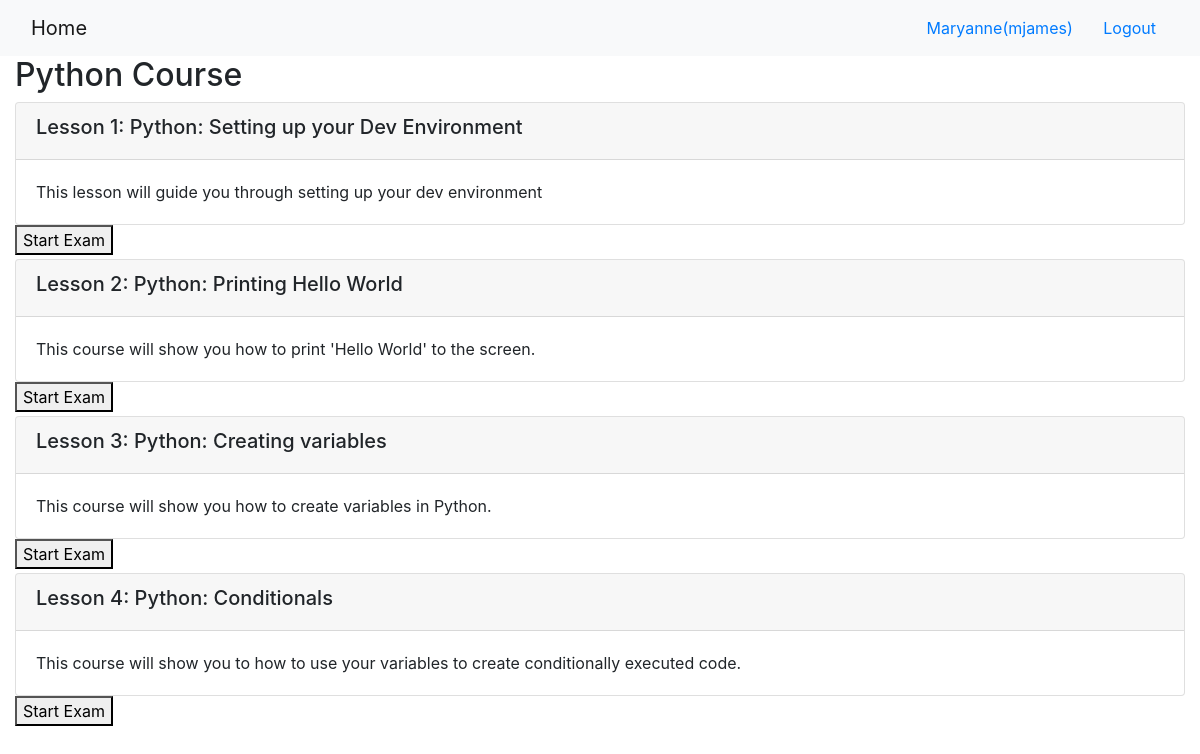
The app's page /onlinecourse/1/ (signed in) with its own data.
### onlinecourse/models.py (models this page shows, shortened)
class Course(models.Model):
    name = models.CharField(null=False, max_length=30, default='online course')
    image = models.ImageField(upload_to='course_images/')
    description = models.CharField(max_length=1000)
    pub_date = models.DateField(null=True)
    instructors = models.ManyToManyField(Instructor)
    users = models.ManyToManyField(settings.AUTH_USER_MODEL, through='Enrollment')
    total_enrollment = models.IntegerField(default=0)
    is_enrolled = False

class Lesson(models.Model):
    title = models.CharField(max_length=200, default="title")
    order = models.IntegerField(default=0)
    course = models.ForeignKey(Course, on_delete=models.CASCADE)
    content = models.TextField()

### onlinecourse/views.py (the view)
# urls.py: path('<int:pk>/', views.CourseDetailView.as_view(), name='course_details'),
class CourseDetailView(generic.DetailView):
    model = Course
    template_name = 'onlinecourse/course_detail_bootstrap.html'

### onlinecourse/templates/onlinecourse/course_detail_bootstrap.html (shortened to what this page needs)
<!DOCTYPE html>
<html lang="en">
<head>
     {% load static %}
    <link rel="stylesheet" href="https://maxcdn.bootstrapcdn.com/bootstrap/4.5.2/css/bootstrap.min.css">
</head>
<body>
    <nav class="navbar navbar-light bg-light">
        <div class="container-fluid">
            <div class="navbar-header">
                  <a class="navbar-brand" href="{% url 'onlinecourse:index' %}">Home</a>
            </div>
            <ul class="nav navbar-nav navbar-right">
                {% if user.is_authenticated %}
                <li>
                    <a class="btn btn-link" href="#">{{ user.first_name }}({{ user.username }})</a>
                    <a class="btn btn-link" href="{% url 'onlinecourse:logout' %}">Logout</a>
                </li>
                {% endif %}
            </ul>
        </div>
    </nav>
    <div class="container-fluid">
            <h2>{{ course.name }}</h2>
            <div class="card-columns-vertical">
                {% for lesson in course.lesson_set.all %}
                    <div class="card mt-1">
                        <div class="card-header"><h5>Lesson {{lesson.order|add:1}}: {{lesson.title}}</h5></div>
                        <div class="card-body">{{lesson.content}}</div>
                    </div>
                    {% if user.is_authenticated %}
                        <button data-toggle="collapse" data-target="#exam_{{lesson.order}}">Start Exam</button>
                    {% endif %}
                {% endfor %}
            </div>
    </div>
</body>
</html>

### records on screen
Course: name "Python Course"
Lesson: order|add "1", title "Python: Setting up your Dev Environment", content "This lesson will guide you through setting up your dev environment"
Lesson: order|add "2", title "Python: Printing Hello World", content "This course will show you how to print 'Hello World' to the screen."
Lesson: order|add "3", title "Python: Creating variables", content "This course will show you how to create variables in Python."
Lesson: order|add "4", title "Python: Conditionals", content "This course will show you to how to use your variables to create conditionally executed code."

### other values on screen
{{ user.first_name }} "Maryanne"
{{ user.username }} "mjames"
